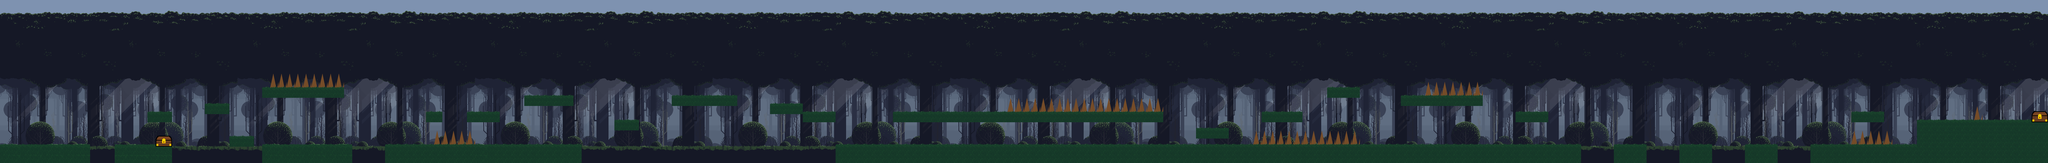

This game map was drawn from its Tiled (.tmx) file and the tilesets committed beside it. A one-line description and the trimmed map source follow:
An orthogonal 250x20 tile map with 32x32 px tiles, 4 tile layers (0, Piques, Platforms, Coffre), 4 tilesets.

<map version="1.4" tiledversion="1.4.2" orientation="orthogonal" renderorder="right-down" width="250" height="20" tilewidth="32" tileheight="32" infinite="0" nextlayerid="17" nextobjectid="1">
 <tileset firstgid="1" name="Terrain" tilewidth="928" tileheight="793" tilecount="17" columns="0">
  <grid orientation="orthogonal" width="1" height="1" />
  <tile id="0">
   <image width="928" height="793" source="Free Pixel Art Forest/PNG/Background layers/Layer_0000_9.png" />
  </tile>
  <tile id="1">
   <image width="928" height="793" source="Free Pixel Art Forest/PNG/Background layers/Layer_0001_8.png" />
  </tile>
  <tile id="2">
   <image width="928" height="793" source="Free Pixel Art Forest/PNG/Background layers/Layer_0002_7.png" />
  </tile>
  <tile id="3">
   <image width="928" height="793" source="Free Pixel Art Forest/PNG/Background layers/Layer_0003_6.png" />
  </tile>
  <tile id="4">
   <image width="928" height="793" source="Free Pixel Art Forest/PNG/Background layers/Layer_0004_Lights.png" />
  </tile>
  <tile id="5">
   <image width="928" height="793" source="Free Pixel Art Forest/PNG/Background layers/Layer_0005_5.png" />
  </tile>
  <tile id="6">
   <image width="928" height="793" source="Free Pixel Art Forest/PNG/Background layers/Layer_0006_4.png" />
  </tile>
  <tile id="7">
   <image width="928" height="793" source="Free Pixel Art Forest/PNG/Background layers/Layer_0007_Lights.png" />
  </tile>
  <tile id="8">
   <image width="928" height="793" source="Free Pixel Art Forest/PNG/Background layers/Layer_0008_3.png" />
  </tile>
  <tile id="9">
   <image width="928" height="793" source="Free Pixel Art Forest/PNG/Background layers/Layer_0009_2.png" />
  </tile>
  <tile id="10">
   <image width="928" height="793" source="Free Pixel Art Forest/PNG/Background layers/Layer_0010_1.png" />
  </tile>
  <tile id="11">
   <image width="32" height="32" source="Free Pixel Art Forest/PNG/Background layers/death.png" />
  </tile>
  <tile id="12">
   <image width="64" height="64" source="Free Pixel Art Forest/PNG/Background layers/Treasure Chest closed 64x64.png" />
  </tile>
  <tile id="13">
   <image width="270" height="258" source="Free Pixel Art Forest/PNG/Background layers/spike A.png" />
  </tile>
  <tile id="14">
   <image width="184" height="195" source="Free Pixel Art Forest/PNG/Background layers/spike B.png" />
  </tile>
  <tile id="15">
   <image width="149" height="299" source="Free Pixel Art Forest/PNG/Background layers/spike C.png" />
  </tile>
  <tile id="16">
   <image width="159" height="326" source="Free Pixel Art Forest/PNG/Background layers/spike D.png" />
  </tile>
 </tileset>
 <tileset firstgid="18" name="Terre" tilewidth="32" tileheight="32" tilecount="696" columns="29">
  <image source="Free Pixel Art Forest/PNG/Background layers/Layer_0001_8.png" width="928" height="793" />
 </tileset>
 <tileset firstgid="714" name="spike A" tilewidth="32" tileheight="32" tilecount="64" columns="8">
  <image source="Free Pixel Art Forest/PNG/Background layers/spike A.png" width="270" height="258" />
 </tileset>
 <tileset firstgid="778" name="Background" tilewidth="928" tileheight="793" tilecount="1" columns="0">
  <grid orientation="orthogonal" width="1" height="1" />
  <tile id="0">
   <image width="928" height="793" source="Free Pixel Art Forest/Preview/Background.png" />
  </tile>
 </tileset>
 <layer id="16" name="0" width="250" height="20">
  <data>[5000 cells, 18 non-empty, 2 distinct tile ids]</data>
 </layer>
 <layer id="13" name="Piques" width="250" height="20">
  <data>[5000 cells, 118 non-empty, 2 distinct tile ids]</data>
 </layer>
 <layer id="10" name="Platforms" width="250" height="20">
  <data>[5000 cells, 924 non-empty, 38 distinct tile ids]</data>
 </layer>
 <layer id="14" name="Coffre" width="250" height="20">
  <data>[5000 cells, 2 non-empty, 1 distinct tile ids]</data>
 </layer>
</map>
